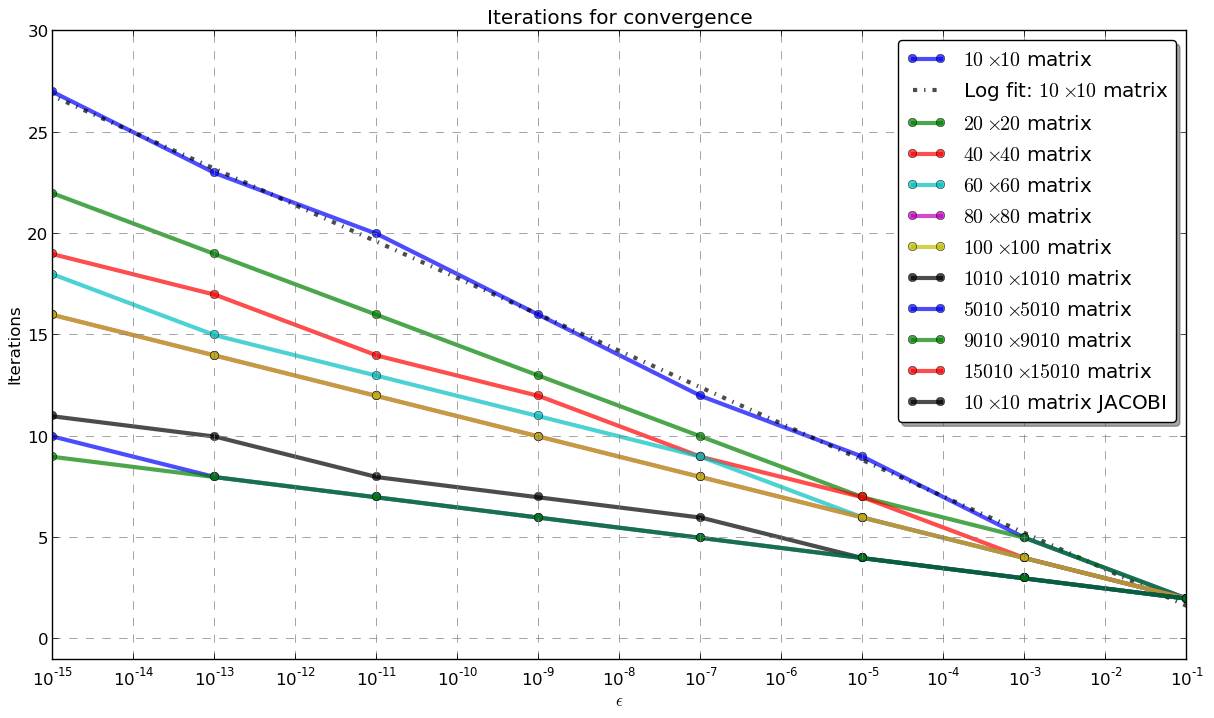

Recreate this plot in Python.
import csv
import sys

import matplotlib
matplotlib.use('Agg')

from pylab import *
from numpy import *


def main():

    data = parse("data/eig2.dat")

    
    plt, ax = new_plot(title="Iterations for convergence", logx=True,
                       yaxis="Iterations", xaxis="$\epsilon$")
    
    root   = "plot1"
    path   = root+".dat"
    output = root+".png"

    sizes   = [10, 20, 40, 60, 80, 100, 1010, 5010, 9010, 15010]

    jsizes = [-1., -3., -5., -7., -9., -11., -13., -15., -17., -19.]
    jacobi = [109, 126, 141, 154, 162, 168 , 1001, 1001, 1001, 1001]


    for size in sizes:
        epsilon = []; iterations = []
        for i in range(len(data)):
            if float(data[i][0]) == size:
                epsilon.append(float(data[i][1]))
                iterations.append(float(data[i][2]))

        epsilon = 1*10**(array(epsilon))

        if len(iterations) > 0:
            print "(%.1f, %.1f)," %(size, iterations[-1] - 9)
        
        plot(epsilon, iterations, "o-", alpha=.7, 
             linewidth=3, label="$%d\\times %d$ matrix" % (size, size))


        if size == 10:
            fit =-0.78045*log(epsilon)-0.157596
            plot(epsilon, fit, "k-.", alpha=.7, 
             linewidth=3, label="Log fit: $%d\\times %d$ matrix" % (size, size))
    plot(jsizes, jacobi, "ko-", alpha=.7, 
         linewidth=3, label="$10\\times 10$ matrix JACOBI")

    ylim(-1, 30)


    save_plot(plt, ax, output)

def save_plot(plt, ax, path):
    
    lgd = ax.legend( bbox_to_anchor=(1., 1.), loc="best",
                     ncol=1, fancybox=True, shadow=True)

    print "saving to output: "+path
    # savefig(output, box_extra_artists=(lgd,), bbox_inches='tight')
    savefig(path, bbox_inches='tight')


def new_plot(title = "", xaxis = "", yaxis = "", logx=False, logy=False):

    plt = matplotlib.pyplot.figure(num=None, figsize=(15, 10), dpi=80, facecolor='w')
    ax = axes()

    if logx: ax.set_xscale('log')
    if logy: ax.set_yscale('log')

    ax.set_xlabel(xaxis) 
    ax.set_ylabel(yaxis)
    ax.set_title(title)
    
    ax.yaxis.grid(color='gray', linestyle='dashed')
    ax.xaxis.grid(color='gray', linestyle='dashed')
    
    plt.tight_layout(pad=10)
    
    handles, labels = ax.get_legend_handles_labels()
    ax.grid('on')

    return plot, ax

# Parse data into list
def parse(path, sortCol = -1):
    data = []
    with open(path, 'rb') as csvfile:
        for row in csvfile:
            row_list = row.strip().split()
            data.append(row_list)

    if sortCol > 0:
        data = sorted(data, key=lambda a_entry: -a_entry[sortCol])

    return data

if __name__ == '__main__':
    main()
